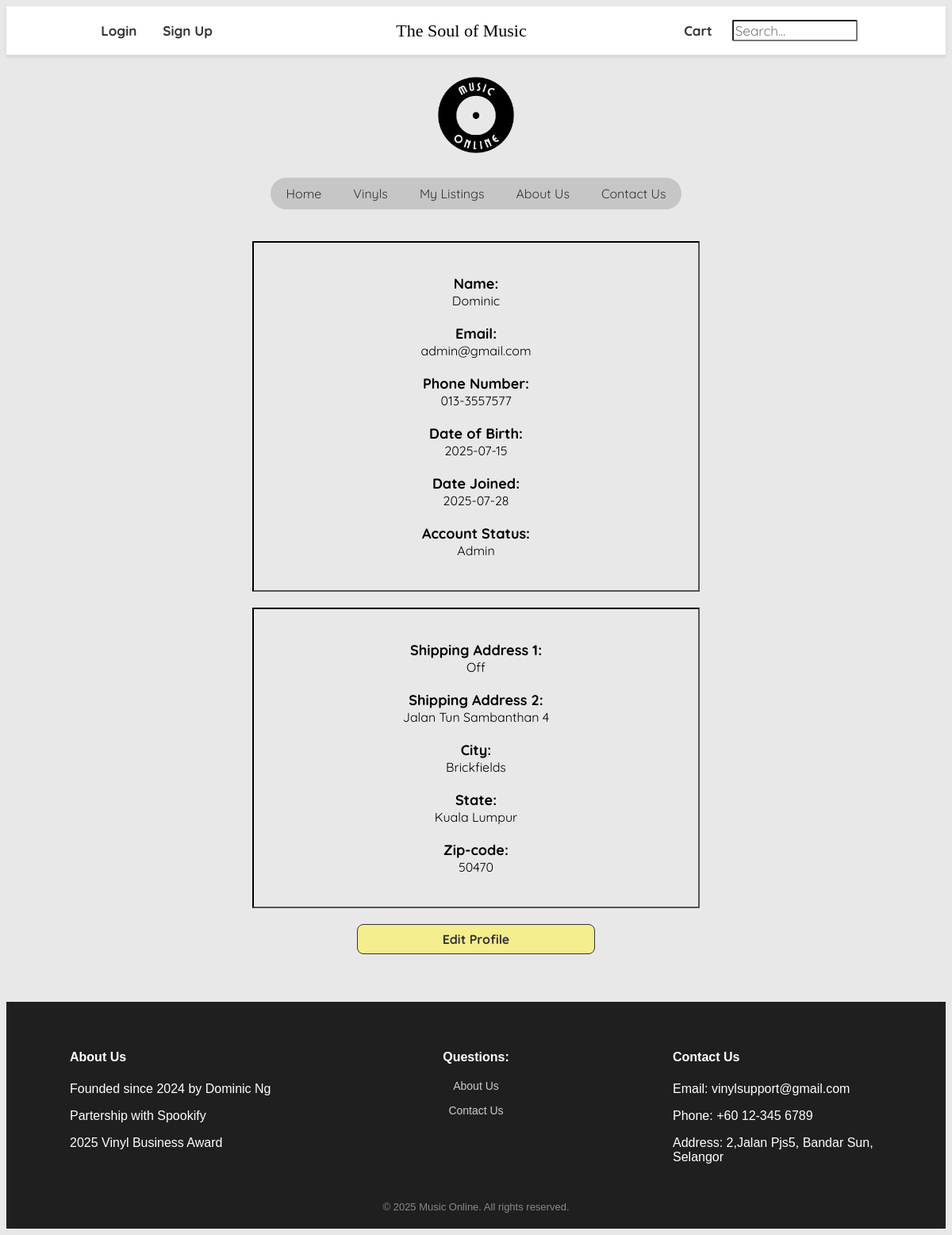
/profile.php (signed in), run on the app's committed database.
### tables this page shows
CREATE TABLE `user_info` (
  `user_id` int(11) NOT NULL,
  `user_name` varchar(50) NOT NULL,
  `user_password` varchar(256) NOT NULL,
  `user_email` varchar(254) NOT NULL,
  `user_dob` date NOT NULL,
  `date_joined` date NOT NULL DEFAULT current_timestamp(),
  `retailer_status` tinyint(1) NOT NULL,
  `admin_status` tinyint(1) NOT NULL,
  `phone_no` varchar(12) NOT NULL
);

CREATE TABLE `shipping_info` (
  `address1` varchar(120) DEFAULT NULL,
  `address2` varchar(120) DEFAULT NULL,
  `city` varchar(35) DEFAULT NULL,
  `c_state` varchar(35) DEFAULT NULL,
  `zip_code` int(5) DEFAULT NULL,
  `user_id` int(11) NOT NULL
);

### profile.php (the view, shortened to what this page needs)
<?php
    $id = $_SESSION['user_id'];
    $conn = new mysqli("localhost","root","","musiconline_db");
    $status = '';
    $query = "SELECT * FROM user_info WHERE user_id='$id'";
    $query2 = "SELECT * FROM shipping_info WHERE user_id='$id'";
    $result = mysqli_query($conn, $query);
    $result2 = mysqli_query($conn, $query2);
    $userInfo = mysqli_fetch_assoc($result);
    $shippingInfo = mysqli_fetch_assoc($result2);
    if ($userInfo['retailer_status'] == 1 && $userInfo['admin_status'] == 0) {
        $status = "Retailer";
    }
    else if($userInfo['admin_status'] == 1) {
        $status = "Admin";
    }
    else {
        $status = "Customer";
    }
    $name = $userInfo['user_name'];
    $email = $userInfo['user_email'];
    $dob = $userInfo['user_dob'];
    $jDate = $userInfo['date_joined'];
    $phone = $userInfo['phone_no'];
    $address1 = $shippingInfo['address1'] ?? null;
    $address2 = $shippingInfo['address2'] ?? null;
    $city = $shippingInfo['city'] ?? null;
    $state = $shippingInfo['c_state'] ?? null;
    $zip = $shippingInfo['zip_code'] ?? null;
?>
<!DOCTYPE html>
<html lang="en">
<head>
    <link rel="stylesheet" href="styles.css?v=2">
</head>
<body>
<header>
        <nav class="headbar">
            <div class="head-links">
            <a href="account/login.php" id="header1">Login</a>
            <a href="account/signup.php" id="header2">Sign Up</a>
            <a id="header3"></a>
            </div>
            <div class="head-links">
            <p class="head-text">The Soul of Music</p>
            </div>
            <div class="head-links">
                <a href="cart.html">Cart</a>
            <div class="search-container">
                <div>
                    <input type="text" placeholder="Search..." id="searchHome">
                </div>
                </div>
            </div>
        </nav>
    </header>
    <div class="img-container">
    <a href="index.html">
    <img src="Images/logo.png" class="logo">
    </a>
    </div>
    <nav class="nav-links">
        <ul>
            <li><a href="index.html">Home</a></li>
            <li><a href="vinyl_main.html">Vinyls</a></li>
            <li><a id="nav-listing" href="listing.html">My Listings</a></li>
            <li><a href="about_us.html">About Us</a></li>
            <li><a href="contact_us.html">Contact Us</a></li>
        </ul>
    </nav>
   <div class="profile-cont">
        <div class="profile-info">
            <div class="profile-inner">
                    <div class="padding">
                        <label for="name">Name: </label><br>
                        <span><?php echo $name ?></span>
                    </div>
                    <div class="padding">
                        <label for="email">Email: </label><br>
                        <span><?php echo $email ?></span>
                    </div>
                    <div class="padding">
                        <label for="phone">Phone Number: </label><br>
                        <span><?php echo $phone ?></span>
                    </div>
                    <div class="padding">
                        <label for="dob">Date of Birth: </label><br>
                        <span><?php echo $dob ?></span>
                    </div>
                    <div class="padding">
                        <label for="joined">Date Joined: </label><br>
                        <span><?php echo $jDate?></span>
                    </div>
                    <div class="padding">
                        <label for="joined">Account Status: </label><br>
                        <span><?php echo $status?></span>
                    </div>
            </div>
        </div><br>
        <div class="shipping-info">
            <div class="shipping-inner">
                <div class="padding">
                    <label for="address1">Shipping Address 1: </label><br>
                    <span><?php echo $address1 ?></span>
                </div>
                <div class="padding">
                    <label for="address2">Shipping Address 2: </label><br>
                    <span><?php echo $address2 ?></span>
                </div>
                <div class="padding">
                    <label for="city">City: </label><br>
                    <span><?php echo $city ?></span>
                </div>
                <div class="padding">
                    <label for="state">State: </label><br>
                    <span><?php echo $state ?></span>
                </div>
                <div class="padding">
                    <label for="zip-code">Zip-code: </label><br>
                    <span><?php echo $zip ?></span>
                </div>
            </div>
        </div>
        <div class="profile-submit">
            <a href="profile_edit.php">
            <input type="button" value="Edit Profile">
            </a>
        </div>
    </div>
     <footer class="footer">
  <div class="footer-container">
    <div class="footer-section-about">
        <ul>
      <h4>About Us</h4>
      <p>Founded since 2024 by Dominic Ng</p>
      <p>Partership with Spookify</p>
      <p>2025 Vinyl Business Award</p>
      </ul>
    </div>
    <div class="footer-section quick-links">
      <h4>Questions:</h4>
      <ul>
        <li><a href="about_us.html">About Us</a></li>
        <li><a href="contact_us.html">Contact Us</a></li>
      </ul>
    </div>
    <div class="footer-section-contact">
      <ul>
      <h4>Contact Us</h4>
      <p>Email: vinylsupport@gmail.com</p>
      <p>Phone: +60 12-345 6789</p>
      <p>Address: 2,Jalan Pjs5, Bandar Sun, Selangor</p>
      </ul>
    </div>
  </div>
  <div class="footer-bottom">
    &copy; 2025 Music Online. All rights reserved.
  </div>
</footer>
</body>
</html>

### styles.css (style rules this page uses)
body { background-color: #E8E8E8; background-size:cover; }
header { background-color: white; border-bottom: 1px solid #ddd; box-shadow: 0 2px 4px rgba(0,0,0,0.1); position: sticky; top: 0; z-index: 1; }
.headbar { display: flex; justify-content: space-between; align-items: center; padding: 12px 16px; position: sticky; max-height: 60; font-family: "Quicksand"; font-weight: 700; }
.head-text { position: relative; margin: auto; text-align: center; font-family: "Antaresia"; font-size: 22px; font-weight: 400; }
.head-links { display: flex; margin: auto; align-items: center; gap: 17px; font-size: 17px; max-height: 60; }
.head-links a { text-decoration: none; color: #333; padding: 8px; }
.head-links input[type='text'] { font-family: 'Quicksand'; color: #333; font-size: 17px; border-radius: 2px; width: 150px }
.search-container { position: relative; display: flex; flex-direction: column; }
.logo { width: 150px; height: 150px; }
.img-container { display: flex; flex-direction: row; align-items: center; justify-content: center; position: relative; overflow: hidden; }
.nav-links { background-color: rgba(0, 0, 0, 0.15); border-radius: 50px; display: table; justify-content: center; margin: 0 auto; overflow: hidden; }
.nav-links ul { list-style-type: none; margin: 0; padding: 0; display: flex; flex-direction: row; justify-content: center; margin: auto; font-family: "Quicksand"; }
.nav-links a { display: block; color:#333; text-decoration: none; padding: 10px 20px; border-radius: 50px; }
.profile-cont { padding: 40px; display: flex; flex-direction: column; font-family: "Quicksand"; align-items: center; text-align: center; }
.profile-cont input[type='submit'], .profile-cont input[type='button'] { font-family: "Quicksand"; color: #333; font-size: 16px; border-radius: .50rem; cursor: pointer; background: #F5EE8E; border: 0.5px solid; width: 300px; height: 38px; font-weight: bold; }
.profile-cont .padding { padding: 10px; }
.profile-cont label { font-size: 18px; font-weight: bold; }
.profile-submit { display: flex; flex-direction: row; justify-content: center; padding: 20px; }
.profile-info { display: flex; flex-direction: column; border: 2px inset black; align-items: center; padding: 30px; width: 500px; }
.shipping-info { display: flex; flex-direction: column; border: 2px inset black; align-items: center; padding: 30px; width: 500px; }
.footer { background-color: #1f1f1f; color: #fff; padding: 40px 0 20px; font-family: Arial, sans-serif; position: relative; bottom: 0; }
.footer-container { max-width: 1200px; margin: 0 auto; display: grid; grid-template-columns: 1fr 1fr 1fr; text-align: left; padding: 0 40px; }
.footer-section { padding: 0 20px; }
.footer-section h4 { font-weight: bold; margin-bottom: 10px; }
.footer-section p, .footer-section a { font-size: 14px; color: #ccc; line-height: 1.6; text-decoration: none; }
.footer-section ul { list-style: none; padding: 0; }
.footer-section ul li { margin-bottom: 8px; }
.footer-bottom { text-align: center; padding-top: 30px; font-size: 13px; color: #888; }
.footer-section-contact { margin-left: 24px; }
.footer-section.quick-links { text-align: center; }

### data on the page
user_info: user_name "Dominic", user_email "admin@gmail.com", phone_no "013-3557577", user_dob "2025-07-15", date_joined "2025-07-28", admin_status "Admin"
shipping_info: address1 "Off", address2 "Jalan Tun Sambanthan 4", city "Brickfields", c_state "Kuala Lumpur", zip_code "50470"
